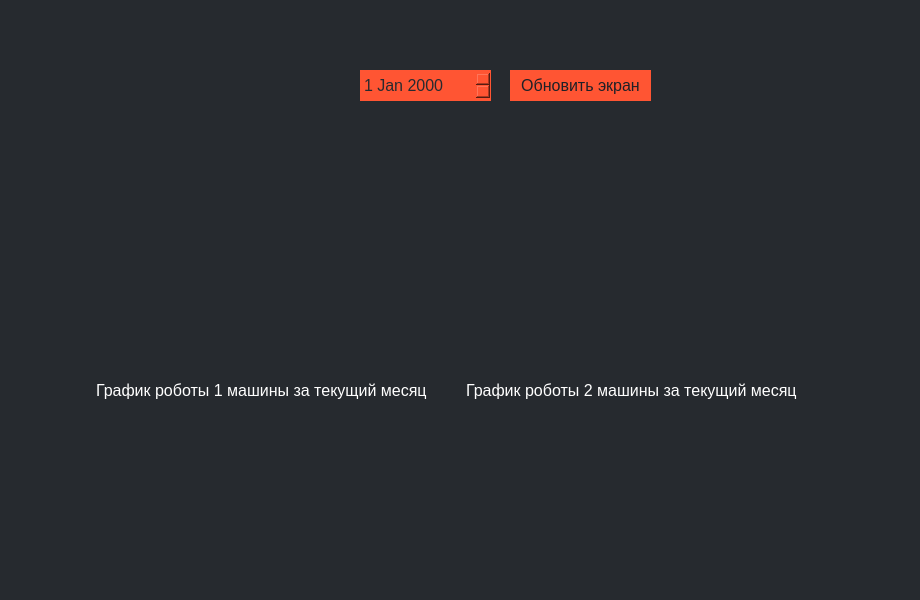
<?xml version="1.0" encoding="UTF-8"?>
<ui version="4.0">
 <class>MainWindow</class>
 <widget class="QMainWindow" name="MainWindow">
  <property name="geometry">
   <rect>
    <x>0</x>
    <y>0</y>
    <width>920</width>
    <height>600</height>
   </rect>
  </property>
  <property name="sizePolicy">
   <sizepolicy hsizetype="Fixed" vsizetype="Fixed">
    <horstretch>0</horstretch>
    <verstretch>0</verstretch>
   </sizepolicy>
  </property>
  <property name="minimumSize">
   <size>
    <width>800</width>
    <height>600</height>
   </size>
  </property>
  <property name="maximumSize">
   <size>
    <width>1000</width>
    <height>1000</height>
   </size>
  </property>
  <property name="focusPolicy">
   <enum>Qt::TabFocus</enum>
  </property>
  <property name="windowTitle">
   <string>MainWindow</string>
  </property>
  <property name="styleSheet">
   <string notr="true">background-color: rgb(38, 42, 47);</string>
  </property>
  <widget class="QWidget" name="centralwidget">
   <widget class="QPushButton" name="pushButton">
    <property name="geometry">
     <rect>
      <x>510</x>
      <y>70</y>
      <width>141</width>
      <height>31</height>
     </rect>
    </property>
    <property name="styleSheet">
     <string notr="true">QPushButton {
                                         
    background-color: #ff5533;
    border-style: solid;
    border-width: 2px;
    border-radius: 0px;
    border-color: #ff5533;
    font:  16px;
    min-width: 5em;
    padding: 0px;
    color: #1e2027;
}
QPushButton:hover {
    background: #262a2f; 
    color:#ff5533;
} 
QPushButton:pressed {                              
   background: #262a2f;
   border-style: solid; 
   color:#ff5533;
}</string>
    </property>
    <property name="text">
     <string>Обновить экран</string>
    </property>
   </widget>
   <widget class="QDateEdit" name="dateEdit">
    <property name="geometry">
     <rect>
      <x>360</x>
      <y>70</y>
      <width>131</width>
      <height>31</height>
     </rect>
    </property>
    <property name="styleSheet">
     <string notr="true">QDateEdit {
                                         
    background-color: #ff5533;
    border-style: solid;
    border-width: 2px;
    border-radius: 0px;
    border-color: #ff5533;
    font:  16px;
    min-width: 5em;
    padding: 0px;
    color: #262a2f; 
}
QDateEdit:hover {
    background: #262a2f; 
    color:#ff5533;
} 
</string>
    </property>
   </widget>
   <widget class="QLabel" name="label">
    <property name="geometry">
     <rect>
      <x>90</x>
      <y>170</y>
      <width>271</width>
      <height>211</height>
     </rect>
    </property>
    <property name="text">
     <string/>
    </property>
    <property name="pixmap">
     <pixmap>../../Снимок экрана в 2021-03-10 22-27-13.png</pixmap>
    </property>
   </widget>
   <widget class="QLabel" name="label_2">
    <property name="geometry">
     <rect>
      <x>450</x>
      <y>170</y>
      <width>271</width>
      <height>211</height>
     </rect>
    </property>
    <property name="text">
     <string/>
    </property>
    <property name="pixmap">
     <pixmap>../../Снимок экрана в 2021-03-10 22-27-13.png</pixmap>
    </property>
   </widget>
   <widget class="QLabel" name="label_3">
    <property name="geometry">
     <rect>
      <x>90</x>
      <y>380</y>
      <width>341</width>
      <height>21</height>
     </rect>
    </property>
    <property name="styleSheet">
     <string notr="true">QLabel {
                                         
    background-color:#262a2f; 
    border-style: solid;
    border-width: 2px;
    border-radius: 0px;
    border-color: #262a2f; 
    font:  16px;
    min-width: 5em;
    padding: 0px;
    color: #ffffff;
}
QLabel:hover {
    background: #262a2f; 
    color:#ff5533;
} </string>
    </property>
    <property name="text">
     <string>График роботы 1 машины за текущий месяц</string>
    </property>
   </widget>
   <widget class="QLabel" name="label_4">
    <property name="geometry">
     <rect>
      <x>460</x>
      <y>380</y>
      <width>341</width>
      <height>21</height>
     </rect>
    </property>
    <property name="styleSheet">
     <string notr="true">QLabel {
                                         
    background-color:#262a2f; 
    border-style: solid;
    border-width: 2px;
    border-radius: 0px;
    border-color: #262a2f; 
    font:  16px;
    min-width: 5em;
    padding: 0px;
    color: #ffffff;
}
QLabel:hover {
    background: #262a2f; 
    color:#ff5533;
} </string>
    </property>
    <property name="text">
     <string>График роботы 2 машины за текущий месяц</string>
    </property>
   </widget>
  </widget>
 </widget>
 <resources/>
 <connections/>
 <slots>
  <slot>slot1()</slot>
 </slots>
</ui>
